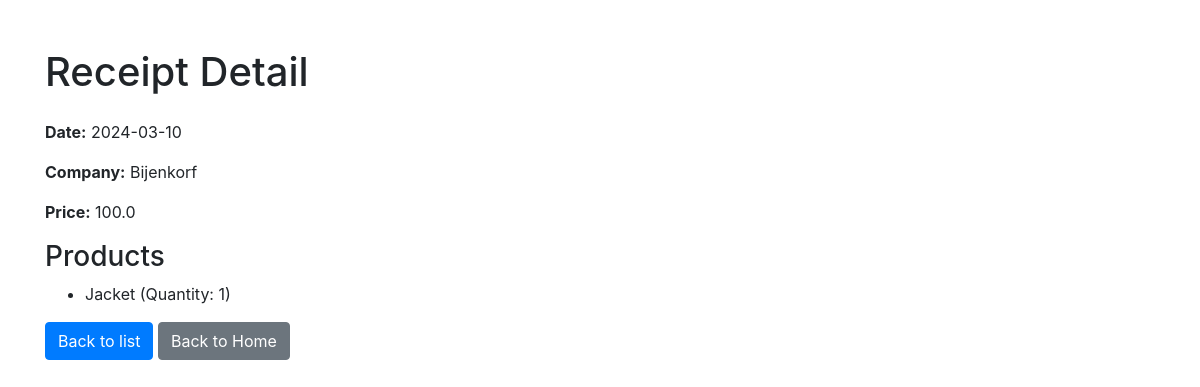
The app's page /receipt/6 with its own data.
### database.py (models this page shows)
class Receipt(db.Model):
    id = db.Column(db.Integer, primary_key=True)
    date = db.Column(db.String(50))
    company = db.Column(db.String(50))
    price = db.Column(db.Float)
    products = db.relationship('Product', backref='receipt', cascade="all, delete-orphan", lazy=True)

class Product(db.Model):
    id = db.Column(db.Integer, primary_key=True)
    name = db.Column(db.String(100), nullable=False)
    quantity = db.Column(db.Integer, nullable=False)
    receipt_id = db.Column(db.Integer, db.ForeignKey('receipt.id'), nullable=False)

### app.py (the view)
@app.route('/receipt/<int:id>')
def receipt_detail(id):
    receipt = db.get_or_404(Receipt, id)
    products = Product.query.filter_by(receipt_id=id).all()
    return render_template('receipt/detail.html', receipt=receipt, products=products)

### templates/receipt/detail.html (shortened to what this page needs)
<!DOCTYPE html>
<html>
<head>
    <link href="https://stackpath.bootstrapcdn.com/bootstrap/4.5.2/css/bootstrap.min.css" rel="stylesheet">
</head>
<body>
    <div class="container mt-5">
        <h1 class="mb-4">Receipt Detail</h1>
        <p><strong>Date:</strong> {{ receipt.date }}</p>
        <p><strong>Company:</strong> {{ receipt.company }}</p>
        <p><strong>Price:</strong> {{ receipt.price }}</p>
        <h3>Products</h3>
        <ul>
            {% for product in products %}
            <li>{{ product.name }} (Quantity: {{ product.quantity }})</li>
            {% else %}
            <li>No products found</li>
            {% endfor %}
        </ul>
        <a class="btn btn-primary" href="{{ url_for('receipt_list') }}">Back to list</a>
        <a class="btn btn-secondary" href="{{ url_for('index') }}">Back to Home</a>
    </div>
</body>
</html>

### records on screen
Receipt: date "2024-03-10", company "Bijenkorf", price "100.0"
Product: name "Jacket", quantity "1"
